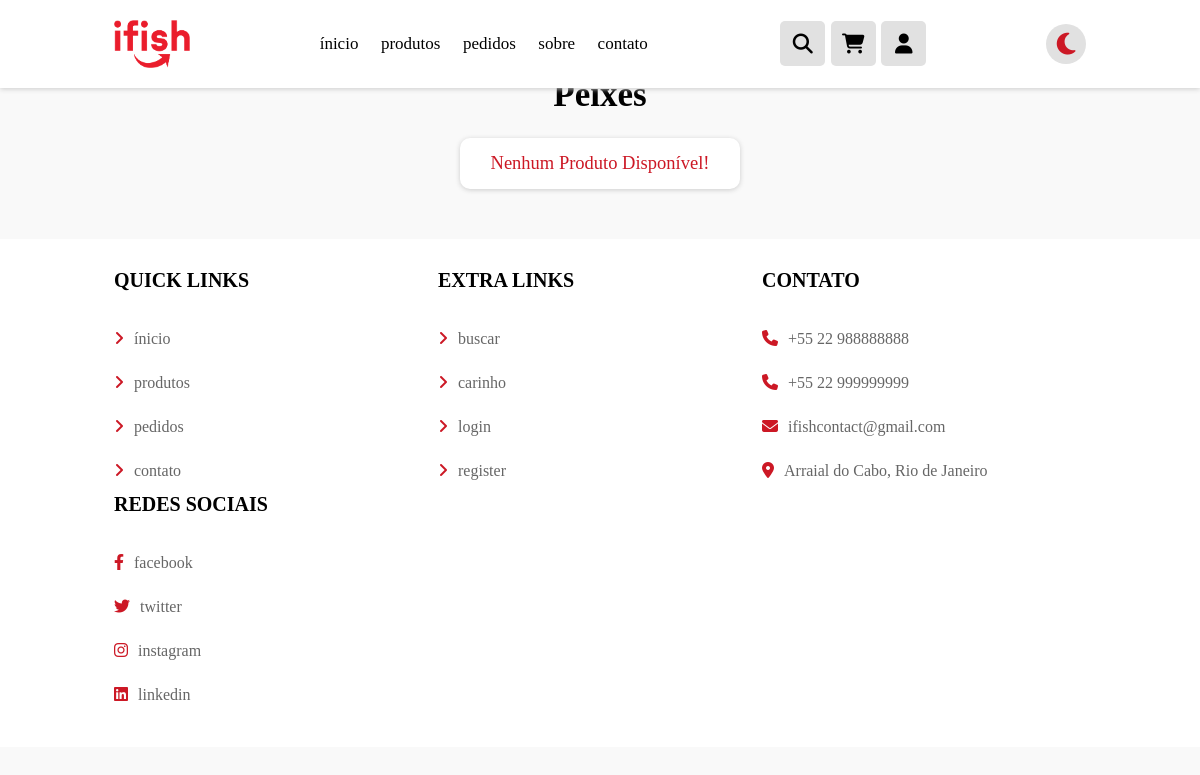
Page /categoria.php?categoria=peixes (signed in) on the earlier database version.
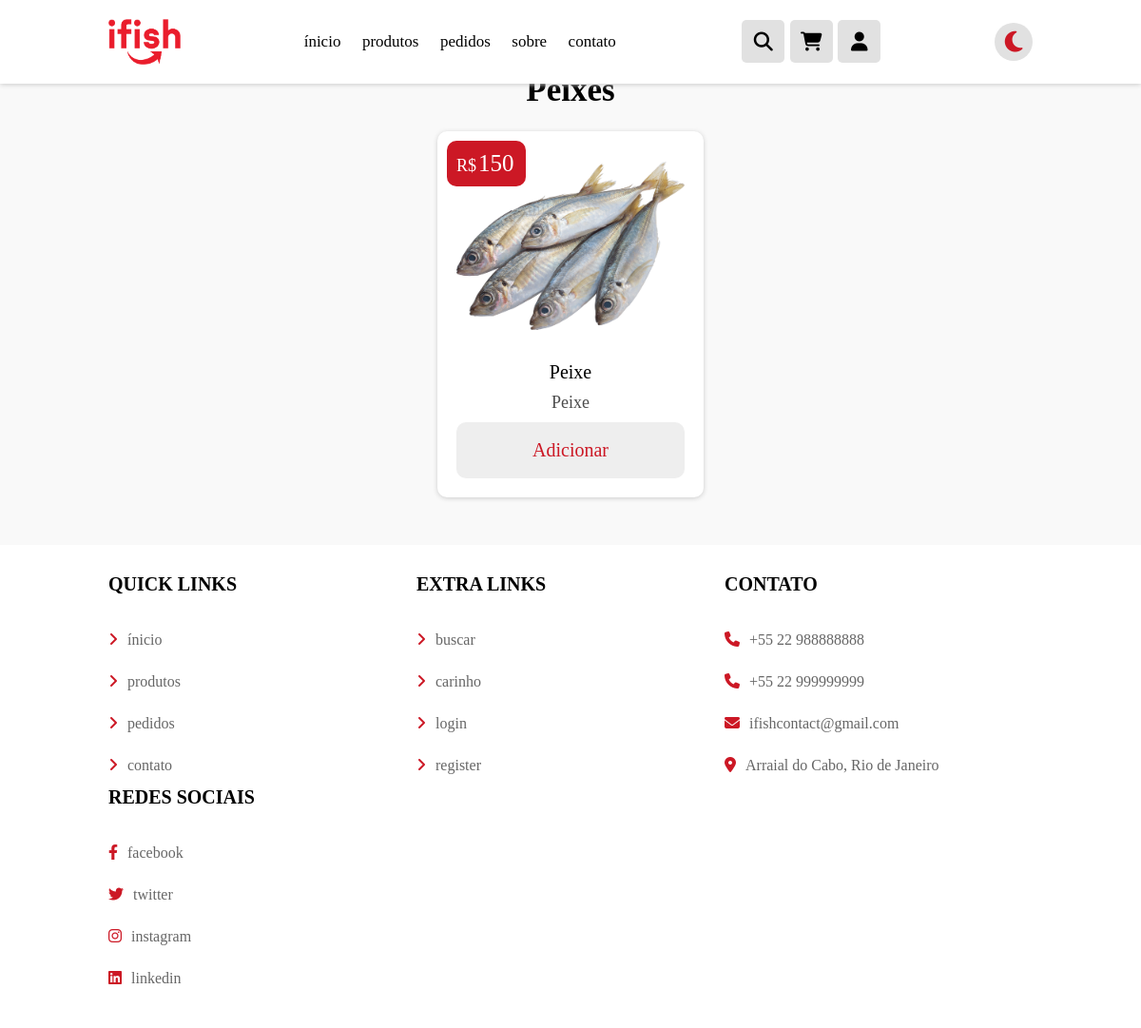
Same page on the later database version.
### tables this page shows
CREATE TABLE `produto` (
  `id` int(100) NOT NULL,
  `nome` varchar(100) NOT NULL,
  `categoria` varchar(20) NOT NULL,
  `detalhe` varchar(500) NOT NULL,
  `preco` int(100) NOT NULL,
  `image` varchar(100) NOT NULL
);

### categoria.php (the view, shortened to what this page needs)
<!DOCTYPE html>
<html lang="pt-BR">
<head>
   <link rel="stylesheet" href="css/index.css">
   <link rel="stylesheet" href="css/header.css">
   <link rel="stylesheet" href="css/footer.css">
   <link rel="stylesheet" href="css/categoria.css">
   <link rel="stylesheet" href="https://cdnjs.cloudflare.com/ajax/libs/font-awesome/6.2.0/css/all.min.css" />
</head>
<body class="body">
   <?php include 'header.php'; ?>
   <section class="produtos">
      <h1 class="titulo"><?= $category_name = $_GET['categoria']; ?></h1>
      <div class="box-container">
         <?php
         $category_name = $_GET['categoria'];
         $select_products = $conn->prepare("SELECT * FROM `produto` WHERE categoria = ?");
         $select_products->execute([$category_name]);
         if ($select_products->rowCount() > 0) {
            while ($fetch_products = $select_products->fetch(PDO::FETCH_ASSOC)) {
         ?>
               <div class="card-produtos">
                  <form action="" class="box" method="POST">
                     <div class="preco">R$<span><?= $fetch_products['preco']; ?></span></div>
                     <img src="uploaded_img/<?= $fetch_products['image']; ?>" alt="">
                     <div class="nome"><?= $fetch_products['nome']; ?></div>
                     <div class="detalhes"><?= $fetch_products['detalhe']; ?></div>
                     <input type="submit" value="Adicionar" class="btn" name="add_carrinho">
                  </form>
               </div>
         <?php
            }
         } else {
            echo '<p class="empty-produtos">nenhum produto disponível!</p>';
         }
         ?>
      </div>
   </section>
   <?php include 'footer.php'; ?>
</body>
</html>

Differences in the rows shown:
added produto: preco "150", image (picture), nome "Peixe", detalhe "Peixe"
Other differences:
text no longer shown: "Nenhum Produto Disponível!"
